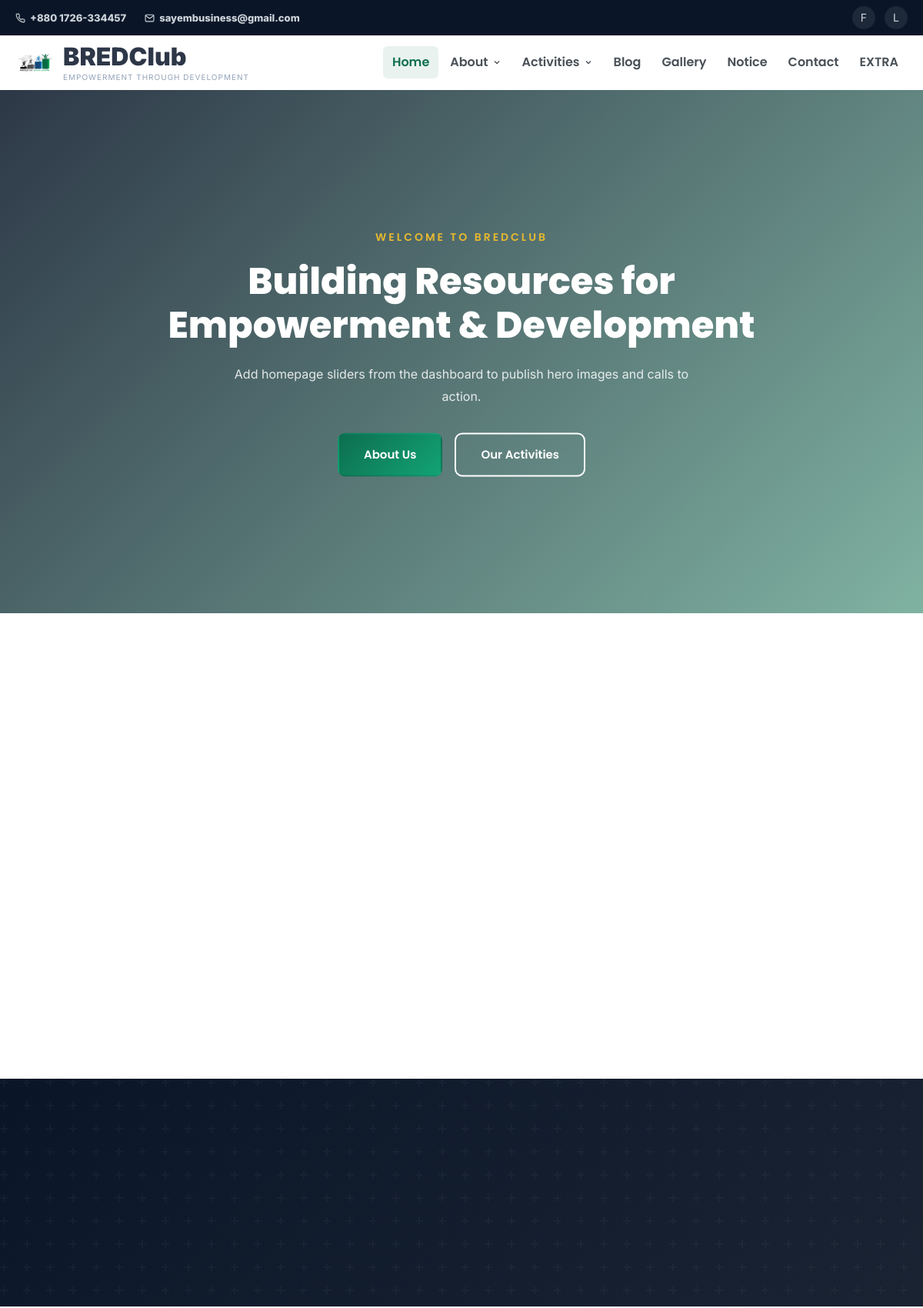
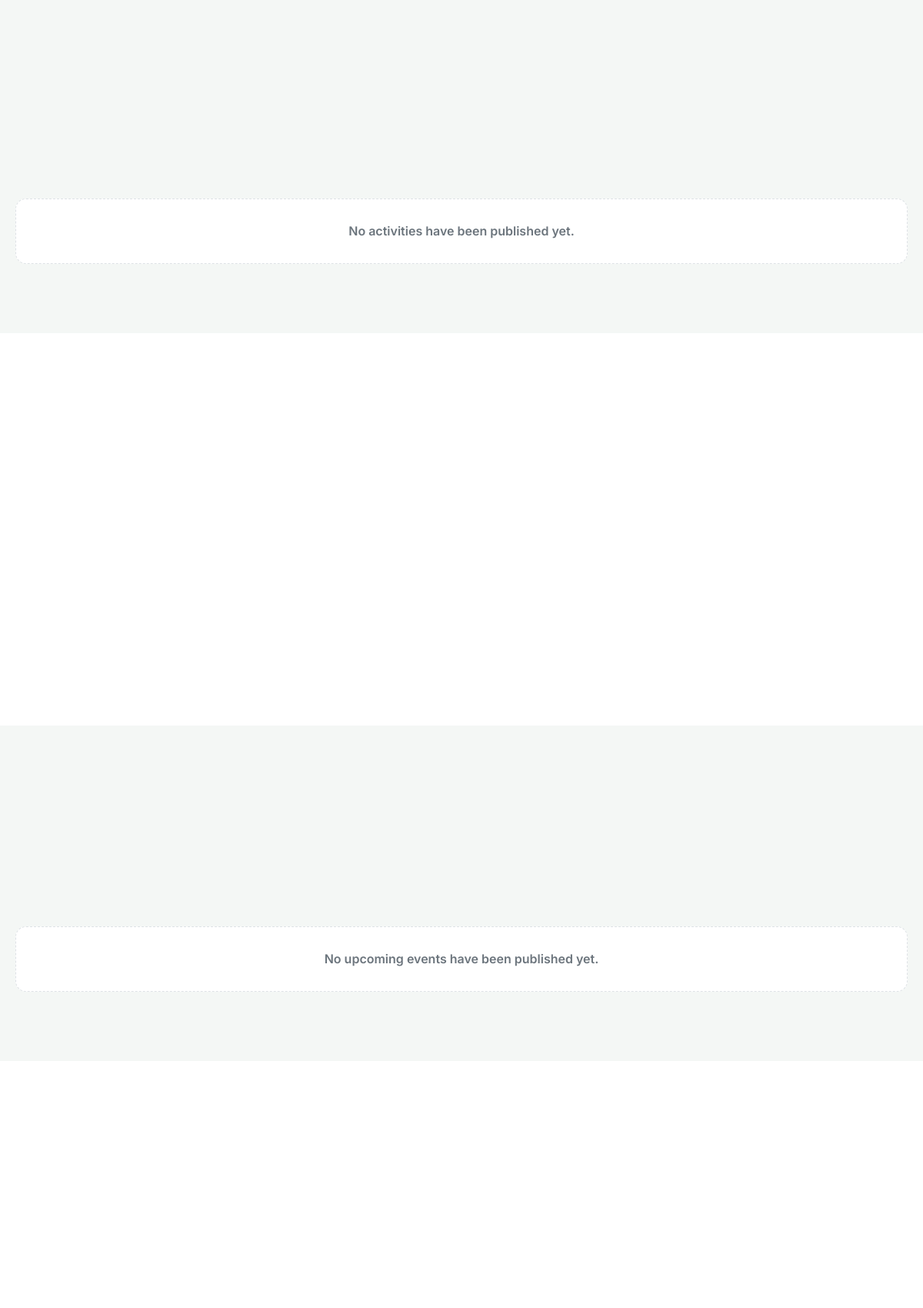
The page / (upper part) on the database its author committed (2 pictures, top to bottom).
### basic_app/models.py (models this page shows, shortened)
class BaseContentModel(models.Model):
    status = models.CharField(
        max_length=20,
        choices=PublishStatus.choices,
        default=PublishStatus.PUBLISHED,
    )
    ordering = models.PositiveIntegerField(default=0, db_index=True)
    created_at = models.DateTimeField(auto_now_add=True)
    updated_at = models.DateTimeField(auto_now=True)
    class Meta:
        abstract = True
        ordering = ("ordering", "-created_at")

class SEOMixin(models.Model):
    meta_title = models.CharField(max_length=160, blank=True)
    meta_description = models.CharField(max_length=255, blank=True)
    keywords = models.CharField(max_length=255, blank=True)
    og_image = models.ImageField(
        upload_to="seo/",
        blank=True,
        null=True,
        validators=[FileExtensionValidator(allowed_extensions=IMAGE_EXTENSIONS)],
    )
    class Meta:
        abstract = True

class SiteSettings(BaseContentModel, SEOMixin):
    site_name = models.CharField(max_length=120, default="BREDClub")
    tagline = models.CharField(
        max_length=180,
        default="Empowerment Through Development",
    )
    logo = models.ImageField(
        upload_to="site/",
        blank=True,
        null=True,
        validators=[FileExtensionValidator(allowed_extensions=IMAGE_EXTENSIONS)],
    )
    favicon = models.ImageField(
        upload_to="site/",
        blank=True,
        null=True,
        validators=[FileExtensionValidator(allowed_extensions=IMAGE_EXTENSIONS)],
    )
    footer_about = models.TextField(blank=True)
    address = models.TextField(blank=True)
    phone_primary = models.CharField(max_length=30, blank=True)
    phone_secondary = models.CharField(max_length=30, blank=True)
    email_primary = models.EmailField(blank=True)
    email_secondary = models.EmailField(blank=True)
    office_hours = models.CharField(max_length=180, blank=True)
    google_map_embed = models.TextField(blank=True)
    copyright_text = models.CharField(max_length=180, blank=True)
    developed_by = models.CharField(max_length=120, blank=True)
    class Meta(BaseContentModel.Meta):
        verbose_name = "Site Setting"
        verbose_name_plural = "Site Settings"
    @classmethod
    def load(cls):
        return cls.objects.filter(status=PublishStatus.PUBLISHED).order_by("ordering", "-updated_at").first()

class SocialLink(BaseContentModel):
    platform = models.CharField(max_length=80)
    url = models.URLField()
    icon_name = models.CharField(max_length=80, blank=True)
    class Meta(BaseContentModel.Meta):
        verbose_name = "Social Link"
        verbose_name_plural = "Social Links"

### basic_app/views.py (the view)
# urls.py: path('', views.index, name='index'),
def index(request):
    today = timezone.localdate()
    context = {
        **base_meta("BREDClub - Building Resources for Empowerment and Development"),
        "sliders": published(Slider),
        "about": About.load(),
        "organization": OrganizationInformation.load(),
        "featured_activities": published(Activity).filter(is_featured=True)[:6],
        "latest_activities": published(Activity)[:6],
        "featured_trainings": published(Training)[:3],
        "upcoming_events": published(Event).filter(date__gte=today).order_by("date", "time")[:3],
        "latest_blogs": published(Blog).select_related("category")[:3],
        "gallery_images": published(GalleryImage).select_related("gallery")[:6],
        "latest_notices": published(Notice)[:3],
        "missions": published(Mission)[:3],
        "visions": published(Vision)[:3],
    }
    return render(request, "home/index.html", context)

### basic_app/context_processors.py (called while the page is built)
def global_site_context(request):
    site_settings = SiteSettings.load() or SiteSettings()
    organization_info = OrganizationInformation.load() or OrganizationInformation()
    social_links = SocialLink.objects.filter(status=PublishStatus.PUBLISHED).order_by("ordering", "platform")
    return {
        "site_settings": site_settings,
        "organization_info": organization_info,
        "social_links": social_links,
        "canonical_url": request.build_absolute_uri(request.path),
    }

### basic_app/models.py (called while the page is built)
    def get_absolute_url(self):
        return reverse("home:blog_detail", kwargs={"slug": self.slug})

    def get_absolute_url(self):
        return reverse("home:notice_detail", kwargs={"slug": self.slug})

    @property
    def features(self):
        return [item.strip() for item in self.feature_list.splitlines() if item.strip()]

    @classmethod
    def load(cls):
        return cls.objects.filter(status=PublishStatus.PUBLISHED).order_by("ordering", "-updated_at").first()

    @classmethod
    def load(cls):
        return cls.objects.filter(status=PublishStatus.PUBLISHED).order_by("ordering", "-updated_at").first()

### basic_app/views.py (called while the page is built)
def published(model):
    return model.objects.filter(status=PublishStatus.PUBLISHED)

def base_meta(title, description=DEFAULT_META_DESCRIPTION, keywords=""):
    return {
        "meta_title": title,
        "meta_description": description,
        "meta_keywords": keywords,
    }

### basic_app/templates/home/index.html (shortened to what this page needs)
{% extends 'base.html' %}
{% block content %}
<section class="hero-slider" id="heroSlider">
    <div class="hero-slides-wrapper">
        {% for slide in sliders %}
        <div class="hero-slide {% if forloop.first %}active{% endif %}" data-slide="{{ forloop.counter0 }}">
            <img src="{{ slide.image.url }}" alt="{{ slide.title }}" class="hero-bg-img" loading="eager" decoding="async">
            <div class="hero-overlay"></div>
            <div class="hero-content">
                {% if slide.subtitle %}<span class="hero-subtitle fade-up">{{ slide.subtitle }}</span>{% endif %}
                <h1 class="hero-title fade-up">{{ slide.title }}</h1>
                {% if slide.description %}<p class="hero-desc fade-up">{{ slide.description }}</p>{% endif %}
                <div class="hero-btns fade-up">
                    {% if slide.primary_button_text and slide.primary_button_url %}<a href="{{ slide.primary_button_url }}" class="btn btn-primary">{{ slide.primary_button_text }}</a>{% endif %}
                    {% if slide.secondary_button_text and slide.secondary_button_url %}<a href="{{ slide.secondary_button_url }}" class="btn btn-outline">{{ slide.secondary_button_text }}</a>{% endif %}
                </div>
            </div>
        </div>
        {% empty %}
        <div class="hero-slide active" data-slide="0">
            <div class="hero-overlay"></div>
            <div class="hero-content">
                <span class="hero-subtitle fade-up">Welcome to BREDClub</span>
                <h1 class="hero-title fade-up">Building Resources for<br>Empowerment &amp; Development</h1>
                <p class="hero-desc fade-up">Add homepage sliders from the dashboard to publish hero images and calls to action.</p>
                <div class="hero-btns fade-up">
                    <a href="{% url 'home:about' %}" class="btn btn-primary">About Us</a>
                    <a href="{% url 'home:activities' %}" class="btn btn-outline">Our Activities</a>
                </div>
            </div>
        </div>
        {% endfor %}
    </div>
</section>
<section class="section introduction">
    <div class="container">
        <div class="intro-grid">
        </div>
    </div>
</section>
{% if organization %}
<section class="counter-section">
    <div class="counter-overlay"></div>
    <div class="container">
        <div class="counter-grid">
        </div>
    </div>
</section>
{% endif %}
<section class="section activities">
    <div class="container">
        <div class="activities-grid">
            {% for activity in featured_activities|default:latest_activities %}
            <div class="activity-card fade-in">
                <h3 class="activity-title">{{ activity.title }}</h3>
                <p class="activity-desc">{{ activity.short_description|default:activity.description|truncatewords:24 }}</p>
                <a href="{% url 'home:activities' %}" class="activity-link">Details</a>
            </div>
            {% empty %}
            <div class="empty-state">No activities have been published yet.</div>
            {% endfor %}
        </div>
    </div>
</section>
<section class="section training">
    <div class="container">
        <div class="training-grid">
        </div>
    </div>
</section>
<section class="section events">
    <div class="container">
        <div class="events-grid">
            {% for event in upcoming_events %}
            <div class="event-card fade-in">
                <div class="event-date-box"><span class="event-day">{{ event.date|date:"d" }}</span><span class="event-month">{{ event.date|date:"M" }}</span><span class="event-year">{{ event.date|date:"Y" }}</span></div>
                <div class="event-body">
                    <h3 class="event-title">{{ event.title }}</h3>
                    <p class="event-desc">{{ event.description|truncatewords:26 }}</p>
                    <div class="event-meta"><span>{{ event.time|time:"g:i A"|default:'Time TBA' }}</span><span>{{ event.location }}</span></div>
                    <a href="{{ event.get_absolute_url }}" class="event-link">View Details</a>
                </div>
            </div>
            {% empty %}
            <div class="empty-state">No upcoming events have been published yet.</div>
            {% endfor %}
        </div>
    </div>
</section>
<section class="section blogs">
    <div class="container">
        <div class="blogs-grid">
        </div>
    </div>
</section>
{% endblock %}

### basic_app/templates/includes/topbar.html (shortened to what this page needs)
<div class="topbar" id="topbar">
    <div class="container">
        <div class="topbar-inner">
            <div class="topbar-left">
                <a href="tel:{{ site_settings.phone_primary|default:'+8801700000000' }}" class="topbar-link">
                    <span class="topbar-contact">{{ site_settings.phone_primary|default:'+880 1700-000000' }}</span>
                </a>
                <a href="mailto:{{ site_settings.email_primary|default:'info@bredclub.org' }}" class="topbar-link">
                    <svg width="13" height="13" viewBox="0 0 24 24" fill="none" stroke="currentColor" stroke-width="2"><path d="M4 4h16c1.1 0 2 .9 2 2v12c0 1.1-.9 2-2 2H4c-1.1 0-2-.9-2-2V6c0-1.1.9-2 2-2z"/><polyline points="22,6 12,13 2,6"/></svg>
                    <span class="topbar-contact">{{ site_settings.email_primary|default:'info@bredclub.org' }}</span>
                </a>
            </div>
            <div class="topbar-right">
                {% for link in social_links %}
                    <a href="{{ link.url }}" class="topbar-social" aria-label="{{ link.platform }}" target="_blank" rel="noopener">{{ link.platform|slice:":1" }}</a>
                {% endfor %}
            </div>
        </div>
    </div>
</div>

### basic_app/templates/includes/navbar.html (shortened to what this page needs)
{% load static %}
<header class="navbar" id="navbar">
  <div class="container">
    <div class="navbar-inner">
      <a href="{% url 'home:index' %}" class="navbar-logo">
        <span class="brand-mark">
          <img src="{% if site_settings.logo %}{{ site_settings.logo.url }}{% else %}{% static 'icons/logo.jpg' %}{% endif %}" alt="Logo" width="50" />
        </span>
        <span class="logo-content">
          <span class="logo-text">
            {{ site_settings.site_name|default:'BRED' }}{% if not site_settings %}<span class="logo-accent">Club</span>{% endif %}
          </span>
          <span class="logo-tagline"> {{ site_settings.tagline|default:'Empowerment Through Development' }} </span>
        </span>
      </a>
      <nav class="nav-menu" id="navMenu">
        <ul class="nav-list">
          <li>
            <a
              href="{% url 'home:index' %}"
              class="nav-link {% if request.resolver_match.url_name == 'index' %}active{% endif %}"
              >Home</a
            >
          </li>
          <li class="nav-dropdown">
            <a
              href="{% url 'home:about' %}"
              class="nav-link {% if request.resolver_match.url_name == 'about' or request.resolver_match.url_name == 'board_members' or request.resolver_match.url_name == 'executive_committee' %}active{% endif %}"
              >About
              <svg
                width="12"
                height="12"
                viewBox="0 0 24 24"
                fill="none"
                stroke="currentColor"
                stroke-width="2.5"
              >
                <polyline points="6 9 12 15 18 9" /></svg
            ></a>
          </li>
          <li class="nav-dropdown">
            <a
              href="{% url 'home:activities' %}"
              class="nav-link "
              >Activities
              <svg
                width="12"
                height="12"
                viewBox="0 0 24 24"
                fill="none"
                stroke="currentColor"
                stroke-width="2.5"
              >
                <polyline points="6 9 12 15 18 9" /></svg
            ></a>
          </li>
          <li>
            <a
              href="{% url 'home:blog' %}"
              class="nav-link {% if request.resolver_match.url_name == 'blog' %}active{% endif %}"
              >Blog</a
            >
          </li>
          <li>
            <a
              href="{% url 'home:gallery' %}"
              class="nav-link {% if request.resolver_match.url_name == 'gallery' %}active{% endif %}"
              >Gallery</a
            >
          </li>
          <li>
            <a
              href="{% url 'home:notice' %}"
              class="nav-link {% if request.resolver_match.url_name == 'notice' %}active{% endif %}"
              >Notice</a
            >
          </li>
          <li>
            <a
              href="{% url 'home:contact' %}"
              class="nav-link {% if request.resolver_match.url_name == 'contact' %}active{% endif %}"
              >Contact</a
            >
          </li>
          <li>
            <a
              href="{% url 'home:ext' %}"
              class="nav-link {% if request.resolver_match.url_name == 'ext' %}active{% endif %}"
              >EXTRA</a
            >
          </li>
        </ul>
      </nav>
    </div>
  </div>
</header>

### rows shown on the page
SiteSettings: phone_primary "+880 1726-334457", email_primary "sayembusiness@gmail.com", site_name "BREDClub", tagline "EMPOWERMENT THROUGH DEVELOPMENT"
SocialLink: platform "F"
SocialLink: platform "L"
